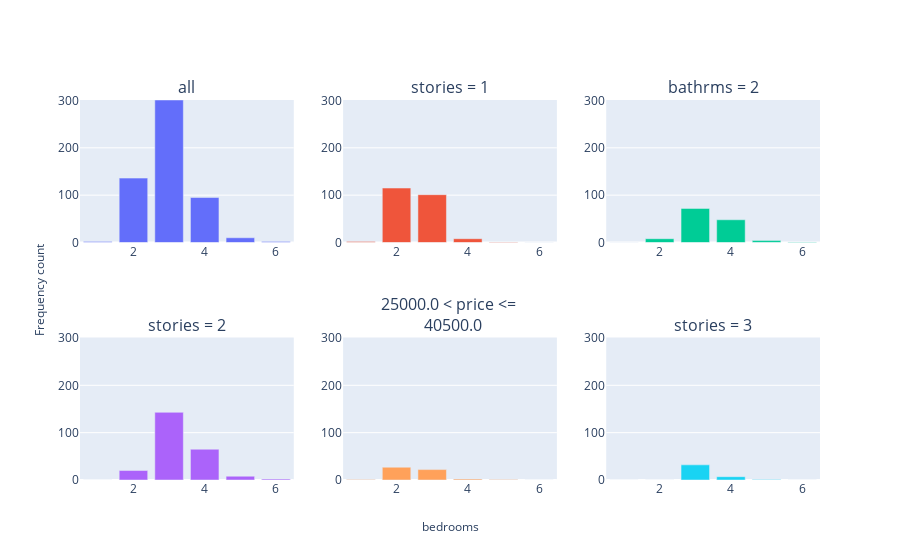

Notebook source saved alongside this figure:
### Code cell
target_columns = ['bedrooms']
clf = EMM(width=40, depth=1, evaluation_metric='distribution_cosine')
clf.search(df, target_cols=target_columns)
clf.visualise(subgroups=5, cols=3)

### Figure 1 — Plotly figure (JSON) as saved in the notebook; plotly's stock layout.template omitted (floating-point values rounded to 4 significant figures)
{"data": [{"type": "bar", "x": [3, 2, 4, 5, 6, 1], "xaxis": "x", "y": [301, 136, 95, 10, 2, 2], "yaxis": "y"}, {"type": "bar", "x": [3, 2, 4, 5, 6, 1], "xaxis": "x2", "y": [101, 115, 8, 1, 0, 2], "yaxis": "y2"}, {"type": "bar", "x": [3, 2, 4, 5, 6, 1], "xaxis": "x3", "y": [72, 8, 48, 4, 1, 0], "yaxis": "y3"}, {"type": "bar", "x": [3, 2, 4, 5, 6, 1], "xaxis": "x4", "y": [143, 20, 65, 8, 2, 0], "yaxis": "y4"}, {"type": "bar", "x": [3, 2, 4, 5, 6, 1], "xaxis": "x5", "y": [22, 27, 2, 1, 0, 1], "yaxis": "y5"}, {"type": "bar", "x": [3, 2, 4, 5, 6, 1], "xaxis": "x6", "y": [32, 0, 7, 1, 0, 0], "yaxis": "y6"}], "layout": {"annotations": [{"font": {"size": 16}, "showarrow": false, "text": "all", "x": 0.1444, "xanchor": "center", "xref": "paper", "y": 1, "yanchor": "bottom", "yref": "paper"}, {"font": {"size": 16}, "showarrow": false, "text": "stories = 1", "x": 0.5, "xanchor": "center", "xref": "paper", "y": 1, "yanchor": "bottom", "yref": "paper"}, {"font": {"size": 16}, "showarrow": false, "text": "bathrms = 2", "x": 0.8556, "xanchor": "center", "xref": "paper", "y": 1, "yanchor": "bottom", "yref": "paper"}, {"font": {"size": 16}, "showarrow": false, "text": "stories = 2", "x": 0.1444, "xanchor": "center", "xref": "paper", "y": 0.375, "yanchor": "bottom", "yref": "paper"}, {"font": {"size": 16}, "showarrow": false, "text": "25000.0 < price <= <br> 40500.0", "x": 0.5, "xanchor": "center", "xref": "paper", "y": 0.375, "yanchor": "bottom", "yref": "paper"}, {"font": {"size": 16}, "showarrow": false, "text": "stories = 3", "x": 0.8556, "xanchor": "center", "xref": "paper", "y": 0.375, "yanchor": "bottom", "yref": "paper"}, {"showarrow": false, "text": "bedrooms", "x": 0.5, "xref": "paper", "y": -0.15, "yref": "paper"}, {"showarrow": false, "text": "Frequency count", "textangle": -90, "x": -0.07, "xref": "paper", "y": 0.5, "yref": "paper"}], "showlegend": false, "xaxis": {"anchor": "y", "domain": [0, 0.2889]}, "xaxis2": {"anchor": "y2", "domain": [0.3556, 0.6444]}, "xaxis3": {"anchor": "y3", "domain": [0.7111, 1]}, "xaxis4": {"anchor": "y4", "domain": [0, 0.2889]}, "xaxis5": {"anchor": "y5", "domain": [0.3556, 0.6444]}, "xaxis6": {"anchor": "y6", "domain": [0.7111, 1]}, "yaxis": {"anchor": "x", "domain": [0.625, 1], "range": [0, 301]}, "yaxis2": {"anchor": "x2", "domain": [0.625, 1], "range": [0, 301]}, "yaxis3": {"anchor": "x3", "domain": [0.625, 1], "range": [0, 301]}, "yaxis4": {"anchor": "x4", "domain": [0, 0.375], "range": [0, 301]}, "yaxis5": {"anchor": "x5", "domain": [0, 0.375], "range": [0, 301]}, "yaxis6": {"anchor": "x6", "domain": [0, 0.375], "range": [0, 301]}}}
